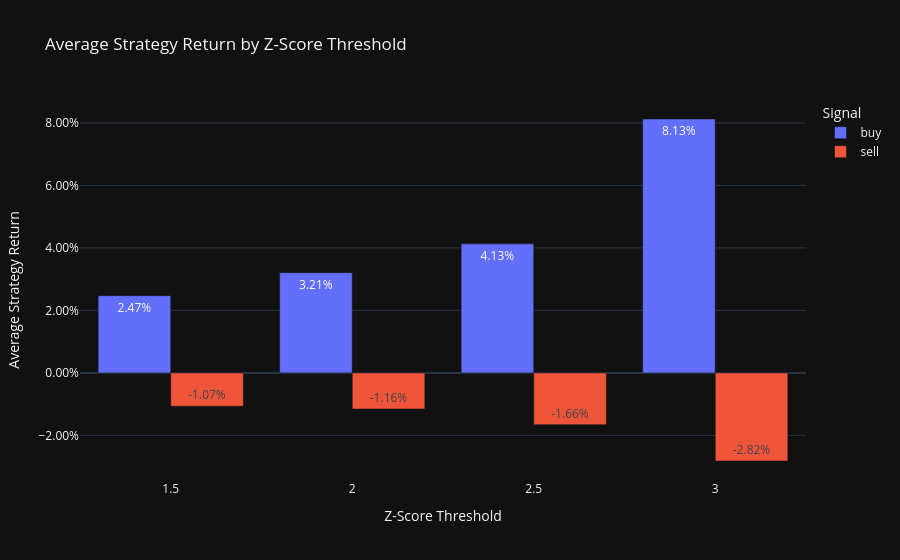

This figure's notebook cell:
### Code cell
fig = px.bar(
    threshold_results,
    x="threshold",
    y="avg_return",
    color="signal_label",
    barmode="group",
    text_auto=".2%",
    title="Average Strategy Return by Z-Score Threshold",
    labels={
        "threshold": "Z-Score Threshold",
        "avg_return": "Average Strategy Return",
        "signal_label": "Signal"
    },
    template="plotly_dark"
)

fig.update_layout(
    yaxis_tickformat=".2%",
    hovermode="x unified"
)

fig.show()

### Figure 1 — Plotly figure (JSON) as saved in the notebook; plotly's stock layout.template omitted (floating-point values rounded to 4 significant figures)
{"data": [{"alignmentgroup": "True", "hovertemplate": "Signal=buy<br>Z-Score Threshold=%{x}<br>Average Strategy Return=%{y}<extra></extra>", "legendgroup": "buy", "marker": {"color": "#636efa", "pattern": {"shape": ""}}, "name": "buy", "offsetgroup": "buy", "orientation": "v", "showlegend": true, "textposition": "auto", "texttemplate": "%{y:.2%}", "type": "bar", "x": [1.5, 2.0, 2.5, 3.0], "xaxis": "x", "y": [0.02472, 0.03207, 0.0413, 0.08125], "yaxis": "y"}, {"alignmentgroup": "True", "hovertemplate": "Signal=sell<br>Z-Score Threshold=%{x}<br>Average Strategy Return=%{y}<extra></extra>", "legendgroup": "sell", "marker": {"color": "#EF553B", "pattern": {"shape": ""}}, "name": "sell", "offsetgroup": "sell", "orientation": "v", "showlegend": true, "textposition": "auto", "texttemplate": "%{y:.2%}", "type": "bar", "x": [1.5, 2.0, 2.5, 3.0], "xaxis": "x", "y": [-0.01066, -0.01155, -0.01657, -0.02819], "yaxis": "y"}], "layout": {"barmode": "group", "hovermode": "x unified", "legend": {"title": {"text": "Signal"}, "tracegroupgap": 0}, "title": {"text": "Average Strategy Return by Z-Score Threshold"}, "xaxis": {"anchor": "y", "domain": [0, 1], "title": {"text": "Z-Score Threshold"}}, "yaxis": {"anchor": "x", "domain": [0, 1], "tickformat": ".2%", "title": {"text": "Average Strategy Return"}}}}
